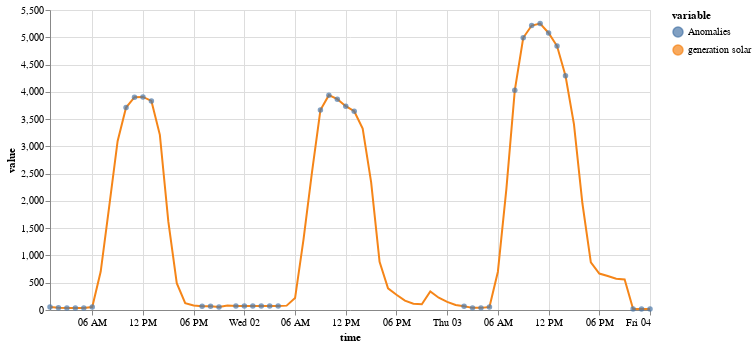

Notebook source saved alongside this figure:
### Code cell
(
    on.Plot(test[:72])
    .add(on.marks.line)
    .add(on.marks.mark, data=detected_test[:72].rename({"generation solar": "Anomalies"}), type="dot")
    .properties(width=600, height=300)
    .show()
)

### Figure 1 — Vega specification as saved in the notebook (floating-point values rounded to 4 significant figures)
{"$schema": "https://vega.github.io/schema/vega/v5.json", "data": [{"name": "source_0", "values": [{"time": "2015-09-01T01:00:00.000", "variable": "generation solar", "value": 53.0}, {"time": "2015-09-01T02:00:00.000", "variable": "generation solar", "value": 42.0}, {"time": "2015-09-01T03:00:00.000", "variable": "generation solar", "value": 36.0}, {"time": "2015-09-01T04:00:00.000", "variable": "generation solar", "value": 35.0}, {"time": "2015-09-01T05:00:00.000", "variable": "generation solar", "value": 35.0}, {"time": "2015-09-01T06:00:00.000", "variable": "generation solar", "value": 55.0}, {"time": "2015-09-01T07:00:00.000", "variable": "generation solar", "value": 704.0}, {"time": "2015-09-01T08:00:00.000", "variable": "generation solar", "value": 1889.0}, {"time": "2015-09-01T09:00:00.000", "variable": "generation solar", "value": 3095.0}, {"time": "2015-09-01T10:00:00.000", "variable": "generation solar", "value": 3712.0}, {"time": "2015-09-01T11:00:00.000", "variable": "generation solar", "value": 3901.0}, {"time": "2015-09-01T12:00:00.000", "variable": "generation solar", "value": 3907.0}, {"time": "2015-09-01T13:00:00.000", "variable": "generation solar", "value": 3833.0}, {"time": "2015-09-01T14:00:00.000", "variable": "generation solar", "value": 3211.0}, {"time": "2015-09-01T15:00:00.000", "variable": "generation solar", "value": 1624.0}, {"time": "2015-09-01T16:00:00.000", "variable": "generation solar", "value": 493.0}, {"time": "2015-09-01T17:00:00.000", "variable": "generation solar", "value": 125.0}, {"time": "2015-09-01T18:00:00.000", "variable": "generation solar", "value": 81.0}, {"time": "2015-09-01T19:00:00.000", "variable": "generation solar", "value": 69.0}, {"time": "2015-09-01T20:00:00.000", "variable": "generation solar", "value": 69.0}, {"time": "2015-09-01T21:00:00.000", "variable": "generation solar", "value": 56.0}, {"time": "2015-09-01T22:00:00.000", "variable": "generation solar", "value": 84.0}, {"time": "2015-09-01T23:00:00.000", "variable": "generation solar", "value": 73.0}, {"time": "2015-09-02T00:00:00.000", "variable": "generation solar", "value": 73.0}, {"time": "2015-09-02T01:00:00.000", "variable": "generation solar", "value": 73.0}, {"time": "2015-09-02T02:00:00.000", "variable": "generation solar", "value": 72.0}, {"time": "2015-09-02T03:00:00.000", "variable": "generation solar", "value": 73.0}, {"time": "2015-09-02T04:00:00.000", "variable": "generation solar", "value": 73.0}, {"time": "2015-09-02T05:00:00.000", "variable": "generation solar", "value": 80.0}, {"time": "2015-09-02T06:00:00.000", "variable": "generation solar", "value": 218.0}, {"time": "2015-09-02T07:00:00.000", "variable": "generation solar", "value": 1296.0}, {"time": "2015-09-02T08:00:00.000", "variable": "generation solar", "value": 2524.0}, {"time": "2015-09-02T09:00:00.000", "variable": "generation solar", "value": 3665.0}, {"time": "2015-09-02T10:00:00.000", "variable": "generation solar", "value": 3939.0}, {"time": "2015-09-02T11:00:00.000", "variable": "generation solar", "value": 3865.0}, {"time": "2015-09-02T12:00:00.000", "variable": "generation solar", "value": 3737.0}, {"time": "2015-09-02T13:00:00.000", "variable": "generation solar", "value": 3644.0}, {"time": "2015-09-02T14:00:00.000", "variable": "generation solar", "value": 3325.0}, {"time": "2015-09-02T15:00:00.000", "variable": "generation solar", "value": 2346.0}, {"time": "2015-09-02T16:00:00.000", "variable": "generation solar", "value": 883.0}, {"time": "2015-09-02T17:00:00.000", "variable": "generation solar", "value": 396.0}, {"time": "2015-09-02T18:00:00.000", "variable": "generation solar", "value": 279.0}, {"time": "2015-09-02T19:00:00.000", "variable": "generation solar", "value": 171.0}, {"time": "2015-09-02T20:00:00.000", "variable": "generation solar", "value": 115.0}, {"time": "2015-09-02T21:00:00.000", "variable": "generation solar", "value": 105.0}, {"time": "2015-09-02T22:00:00.000", "variable": "generation solar", "value": 341.0}, {"time": "2015-09-02T23:00:00.000", "variable": "generation solar", "value": 225.0}, {"time": "2015-09-03T00:00:00.000", "variable": "generation solar", "value": 149.0}, {"time": "2015-09-03T01:00:00.000", "variable": "generation solar", "value": 91.0}, {"time": "2015-09-03T02:00:00.000", "variable": "generation solar", "value": 68.0}, {"time": "2015-09-03T03:00:00.000", "variable": "generation solar", "value": 39.0}, {"time": "2015-09-03T04:00:00.000", "variable": "generation solar", "value": 39.0}, {"time": "2015-09-03T05:00:00.000", "variable": "generation solar", "value": 55.0}, {"time": "2015-09-03T06:00:00.000", "variable": "generation solar", "value": 702.0}, {"time": "2015-09-03T07:00:00.000", "variable": "generation solar", "value": 2210.0}, {"time": "2015-09-03T08:00:00.000", "variable": "generation solar", "value": 4027.0}, {"time": "2015-09-03T09:00:00.000", "variable": "generation solar", "value": 4991.0}, {"time": "2015-09-03T10:00:00.000", "variable": "generation solar", "value": 5215.0}, {"time": "2015-09-03T11:00:00.000", "variable": "generation solar", "value": 5251.0}, {"time": "2015-09-03T12:00:00.000", "variable": "generation solar", "value": 5079.0}, {"time": "2015-09-03T13:00:00.000", "variable": "generation solar", "value": 4839.0}, {"time": "2015-09-03T14:00:00.000", "variable": "generation solar", "value": 4293.0}, {"time": "2015-09-03T15:00:00.000", "variable": "generation solar", "value": 3408.0}, {"time": "2015-09-03T16:00:00.000", "variable": "generation solar", "value": 1957.0}, {"time": "2015-09-03T17:00:00.000", "variable": "generation solar", "value": 872.0}, {"time": "2015-09-03T18:00:00.000", "variable": "generation solar", "value": 668.0}, {"time": "2015-09-03T19:00:00.000", "variable": "generation solar", "value": 622.0}, {"time": "2015-09-03T20:00:00.000", "variable": "generation solar", "value": 572.0}, {"time": "2015-09-03T21:00:00.000", "variable": "generation solar", "value": 560.0}, {"time": "2015-09-03T22:00:00.000", "variable": "generation solar", "value": 19.0}, {"time": "2015-09-03T23:00:00.000", "variable": "generation solar", "value": 17.0}, {"time": "2015-09-04T00:00:00.000", "variable": "generation solar", "value": 17.0}], "transform": [{"type": "formula", "expr": "toDate(datum['time'])", "as": "time"}]}, {"name": "source_1", "values": [{"time": "2015-09-01T01:00:00.000", "value": 53.0, "variable": "Anomalies"}, {"time": "2015-09-01T02:00:00.000", "value": 42.0, "variable": "Anomalies"}, {"time": "2015-09-01T03:00:00.000", "value": 36.0, "variable": "Anomalies"}, {"time": "2015-09-01T04:00:00.000", "value": 35.0, "variable": "Anomalies"}, {"time": "2015-09-01T05:00:00.000", "value": 35.0, "variable": "Anomalies"}, {"time": "2015-09-01T06:00:00.000", "value": 55.0, "variable": "Anomalies"}, {"time": "2015-09-01T10:00:00.000", "value": 3712.0, "variable": "Anomalies"}, {"time": "2015-09-01T11:00:00.000", "value": 3901.0, "variable": "Anomalies"}, {"time": "2015-09-01T12:00:00.000", "value": 3907.0, "variable": "Anomalies"}, {"time": "2015-09-01T13:00:00.000", "value": 3833.0, "variable": "Anomalies"}, {"time": "2015-09-01T19:00:00.000", "value": 69.0, "variable": "Anomalies"}, {"time": "2015-09-01T20:00:00.000", "value": 69.0, "variable": "Anomalies"}, {"time": "2015-09-01T21:00:00.000", "value": 56.0, "variable": "Anomalies"}, {"time": "2015-09-01T23:00:00.000", "value": 73.0, "variable": "Anomalies"}, {"time": "2015-09-02T00:00:00.000", "value": 73.0, "variable": "Anomalies"}, {"time": "2015-09-02T01:00:00.000", "value": 73.0, "variable": "Anomalies"}, {"time": "2015-09-02T02:00:00.000", "value": 72.0, "variable": "Anomalies"}, {"time": "2015-09-02T03:00:00.000", "value": 73.0, "variable": "Anomalies"}, {"time": "2015-09-02T04:00:00.000", "value": 73.0, "variable": "Anomalies"}, {"time": "2015-09-02T09:00:00.000", "value": 3665.0, "variable": "Anomalies"}, {"time": "2015-09-02T10:00:00.000", "value": 3939.0, "variable": "Anomalies"}, {"time": "2015-09-02T11:00:00.000", "value": 3865.0, "variable": "Anomalies"}, {"time": "2015-09-02T12:00:00.000", "value": 3737.0, "variable": "Anomalies"}, {"time": "2015-09-02T13:00:00.000", "value": 3644.0, "variable": "Anomalies"}, {"time": "2015-09-03T02:00:00.000", "value": 68.0, "variable": "Anomalies"}, {"time": "2015-09-03T03:00:00.000", "value": 39.0, "variable": "Anomalies"}, {"time": "2015-09-03T04:00:00.000", "value": 39.0, "variable": "Anomalies"}, {"time": "2015-09-03T05:00:00.000", "value": 55.0, "variable": "Anomalies"}, {"time": "2015-09-03T08:00:00.000", "value": 4027.0, "variable": "Anomalies"}, {"time": "2015-09-03T09:00:00.000", "value": 4991.0, "variable": "Anomalies"}, {"time": "2015-09-03T10:00:00.000", "value": 5215.0, "variable": "Anomalies"}, {"time": "2015-09-03T11:00:00.000", "value": 5251.0, "variable": "Anomalies"}, {"time": "2015-09-03T12:00:00.000", "value": 5079.0, "variable": "Anomalies"}, {"time": "2015-09-03T13:00:00.000", "value": 4839.0, "variable": "Anomalies"}, {"time": "2015-09-03T14:00:00.000", "value": 4293.0, "variable": "Anomalies"}, {"time": "2015-09-03T22:00:00.000", "value": 19.0, "variable": "Anomalies"}, {"time": "2015-09-03T23:00:00.000", "value": 17.0, "variable": "Anomalies"}, {"time": "2015-09-04T00:00:00.000", "value": 17.0, "variable": "Anomalies"}], "transform": [{"type": "formula", "expr": "toDate(datum['time'])", "as": "time"}]}, {"name": "source_0_color_domain_variable_0", "values": [{"variable": "generation solar"}]}, {"name": "source_1_color_domain_variable_1", "values": [{"variable": "Anomalies"}]}], "marks": [{"type": "group", "name": "layer_0_pathgroup", "from": {"facet": {"data": "source_0", "name": "faceted_path_layer_0_main", "groupby": ["variable"]}}, "encode": {"update": {"width": {"field": {"signal": null, "datum": null, "group": "width", "parent": null}}, "height": {"field": {"signal": null, "datum": null, "group": "height", "parent": null}}}}, "marks": [{"type": "line", "name": "layer_0_marks", "from": {"data": "faceted_path_layer_0_main"}, "sort": {"field": "x"}, "encode": {"update": {"stroke": {"field": "variable", "scale": "color"}, "y": {"field": "value", "scale": "y"}, "x": {"field": "time", "scale": "x"}, "defined": {"signal": "isValid(datum[\"time\"]) && isFinite(+datum[\"time\"]) && isValid(datum[\"value\"]) && isFinite(+datum[\"value\"])"}}}, "style": ["line"]}]}, {"type": "symbol", "name": "layer_1_marks", "from": {"data": "source_1"}, "encode": {"update": {"y": {"field": "value", "scale": "y"}, "fill": {"field": "variable", "scale": "color"}, "opacity": {"value": 0.7}, "x": {"field": "time", "scale": "x"}, "shape": {"value": "circle"}}}, "style": ["circle"]}], "scales": [{"name": "x", "type": "time", "domain": {"fields": [{"data": "source_0", "field": "time"}, {"data": "source_1", "field": "time"}]}, "range": [0, {"signal": "width"}]}, {"name": "y", "type": "linear", "domain": {"fields": [{"data": "source_0", "field": "value"}, {"data": "source_1", "field": "value"}]}, "range": [{"signal": "height"}, 0], "nice": true, "zero": true}, {"name": "color", "type": "ordinal", "domain": {"fields": [{"data": "source_0_color_domain_variable_0", "field": "variable"}, {"data": "source_1_color_domain_variable_1", "field": "variable"}], "sort": true}, "range": "category"}], "axes": [{"scale": "x", "zindex": 0, "labels": false, "minExtent": 0, "ticks": false, "aria": false, "tickCount": {"signal": "ceil(width/40)"}, "domain": false, "orient": "bottom", "gridScale": "y", "grid": true, "maxExtent": 0}, {"scale": "y", "orient": "left", "grid": true, "labels": false, "aria": false, "gridScale": "x", "zindex": 0, "ticks": false, "tickCount": {"signal": "ceil(height/40)"}, "maxExtent": 0, "domain": false, "minExtent": 0}, {"scale": "x", "labelFlush": true, "grid": false, "tickCount": {"signal": "ceil(width/40)"}, "title": "time", "labelOverlap": true, "orient": "bottom", "zindex": 0}, {"scale": "y", "orient": "left", "labelOverlap": true, "title": "value", "tickCount": {"signal": "ceil(height/40)"}, "zindex": 0, "grid": false}], "background": "white", "legends": [{"stroke": "color", "symbolType": "circle", "title": "variable", "fill": "color", "encode": {"symbols": {"update": {"opacity": {"value": 0.7}}}}}], "style": "cell", "padding": 5, "width": 600, "height": 300}
